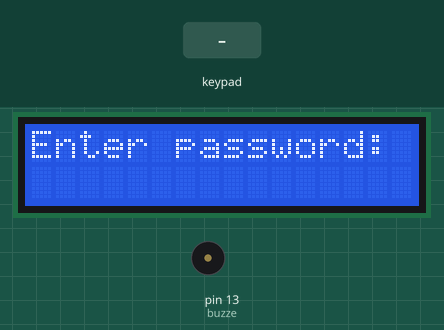
A sketch run on a simulated Arduino Uno, built with avr-gcc and run on an emulated ATmega328P. On the bench: 16×2 character LCD, buzzer (waves = sounding, pin HIGH). Inputs (shaded band) come from the test bench. What the sketch prints to the serial monitor is not drawn.

Above: at 1.2 s.
1.3 s: key 'E' pressed
At 2.7 s:
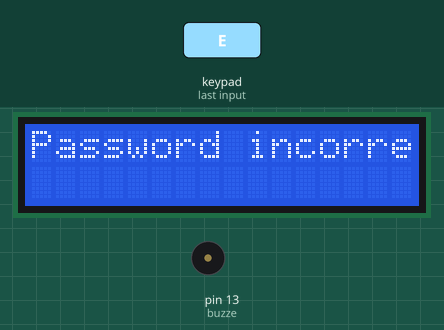
4.3 s: keypad keys 1 2 3 4 pressed 0.4 s apart
At 6.4 s:
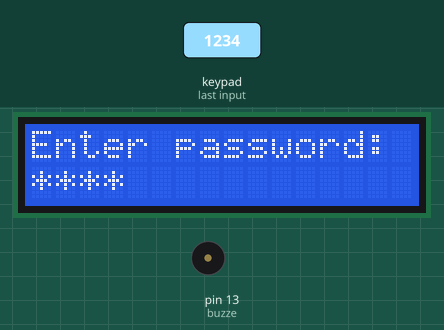
7.4 s: key 'E' pressed
At 8.7 s:
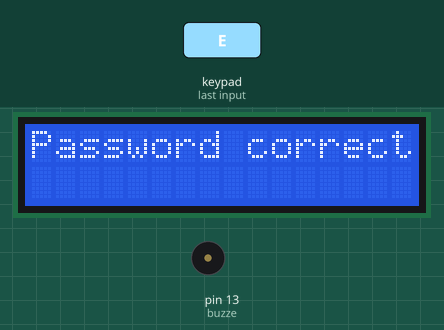
10.4 s: key '0' pressed
At 11.5 s:
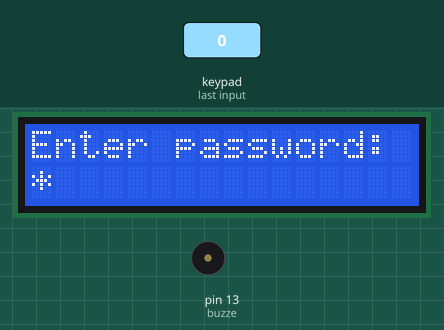
11.9 s: key '1' pressed
At 12.6 s:
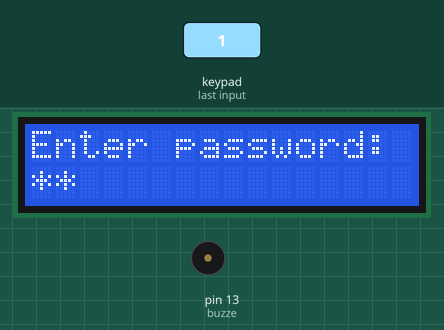
Timing chart, 0 to 14.4 s (numbered marks = the images above; inputs shaded):
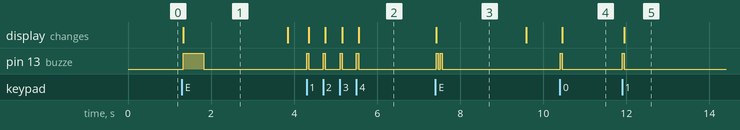

Measured:
- after the input at 1.3 s, pin 13 (buzze): LOW → HIGH at once, → LOW 0.50 s later; the display: changes at once (image 1)
- after the input at 4.3 s, pin 13 (buzze): alternates HIGH for 0.05 s and LOW for 0.34 s, 8 changes in all, then stays LOW, starting at once; the display: first changes after 0.06 s (image 2 shows a later state)
- after the input at 7.4 s, pin 13 (buzze): alternates HIGH for 0.05 s and LOW for 0.05 s, 4 changes in all, then stays LOW, starting at once; the display: changes at once (image 3)
- after the input at 10.4 s, pin 13 (buzze): LOW → HIGH at once, → LOW 0.05 s later; the display: changes after 0.06 s (image 4)
- after the input at 11.9 s, pin 13 (buzze): LOW → HIGH at once, → LOW 0.05 s later; the display: changes after 0.06 s (image 5)
- what the display in image 1 shows lasts 2.5 s, from 1.3 s to 3.8 s
- what the display in image 3 shows lasts 2.2 s, from 7.4 s to 9.6 s

The sketch:

nh_p_mat_khau_lcd.ino
```cpp
#include <Wire.h>
#include <Keypad.h>
#include <LiquidCrystal_I2C.h>
const int buzze = 13;
const byte ROWS = 4;
const byte COLS = 4;
char hexaKeys[ROWS][COLS] = {
  {'0','1','2','3'},
  {'4','5','6','7'},
  {'8','9','A','B'},
  {'C','D','E','F'}
};
byte rowPins[ROWS] = {5, 4, 3, 2};
byte colPins[COLS] = {6, 7, 8, 9};
Keypad customKeypad = Keypad( makeKeymap(hexaKeys), rowPins, colPins, ROWS, COLS);

const char password[] = "1234"; // Mật khẩu bạn muốn sử dụng
char enteredPassword[5] = ""; // Biến để lưu mật khẩu người dùng nhập

LiquidCrystal_I2C lcd(0x27, 16, 2); // Địa chỉ I2C của màn hình và kích thước

void setup(){
  Serial.begin(9600);
  lcd.init(); // Khởi tạo màn hình LCD
  lcd.backlight(); // Bật đèn nền màn hình
  lcd.setCursor(0, 0); // Đặt con trỏ văn bản ở hàng 0, cột 0
  lcd.print("Enter password:"); // Hiển thị thông báo nhập mật khẩu
  pinMode(buzze,OUTPUT);
  digitalWrite(buzze,LOW);
}

void loop(){
  char customKey = customKeypad.getKey();

  if (customKey){
    if (customKey == 'E') {
      if (strcmp(enteredPassword, password) == 0) {
        lcd.clear(); // Xóa nội dung màn hình
        lcd.setCursor(0, 0);
        lcd.print("Password correct!"); // Hiển thị thông báo đúng mật khẩu
        Serial.println("Yes"); // In ra cổng Serial
        digitalWrite(buzze,HIGH);
        delay(50);
        digitalWrite(buzze,LOW);
        delay(50);
        digitalWrite(buzze,HIGH);
        delay(50);
        digitalWrite(buzze,LOW);
        // Thực hiện hành động khi mật khẩu đúng
      } else {
        lcd.clear(); // Xóa nội dung màn hình
        lcd.setCursor(0, 0);
        lcd.print("Password incorrect!"); // Hiển thị thông báo sai mật khẩu
        Serial.println("No"); // In ra cổng Serial
        digitalWrite(buzze,HIGH);
        delay(500);
        digitalWrite(buzze,LOW);
        // Thực hiện hành động khi mật khẩu sai
      }
      memset(enteredPassword, 0, sizeof(enteredPassword)); // Xóa mật khẩu người dùng nhập
      delay(2000); // Đợi 2 giây để đọc thông báo
      lcd.clear(); // Xóa nội dung màn hình
      lcd.setCursor(0, 0);
      lcd.print("Enter password:"); // Hiển thị lại thông báo nhập mật khẩu
    } else {
      if (strlen(enteredPassword) < sizeof(enteredPassword) - 1) {
        enteredPassword[strlen(enteredPassword)] = customKey; // Thêm ký tự vào mật khẩu
        lcd.setCursor(strlen(enteredPassword) - 1, 1); // Đặt con trỏ văn bản ở hàng 1, cột tương ứng
        digitalWrite(buzze,HIGH);
        delay(50);
        digitalWrite(buzze,LOW);
        lcd.print('*'); // Hiển thị dấu '*' thay thế cho ký tự
      }
    }
  }
}
```
